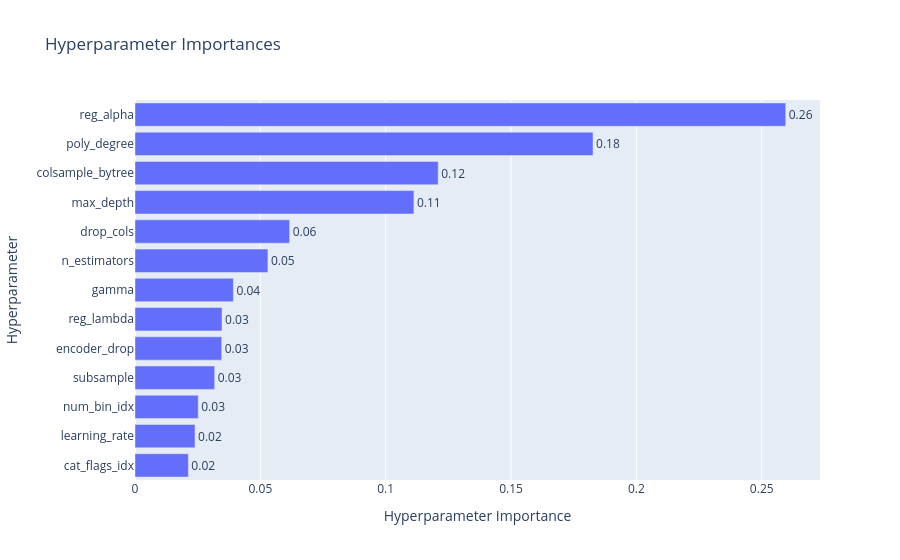

Source (notebook cell):
### Code cell
optuna.visualization.plot_param_importances(study_xgb)

### Figure 1 — Plotly figure (JSON) as saved in the notebook; plotly's stock layout.template omitted (floating-point values rounded to 4 significant figures)
{"data": [{"cliponaxis": false, "hovertemplate": ["cat_flags_idx (IntDistribution): 0.021285663900664234<extra></extra>", "learning_rate (FloatDistribution): 0.02394026337771721<extra></extra>", "num_bin_idx (IntDistribution): 0.02522465637144307<extra></extra>", "subsample (FloatDistribution): 0.03178260004458676<extra></extra>", "encoder_drop (CategoricalDistribution): 0.034589041655231134<extra></extra>", "reg_lambda (FloatDistribution): 0.03471750518978238<extra></extra>", "gamma (FloatDistribution): 0.03924899477214357<extra></extra>", "n_estimators (IntDistribution): 0.05302654650142718<extra></extra>", "drop_cols (CategoricalDistribution): 0.06168080367883056<extra></extra>", "max_depth (IntDistribution): 0.11125792031931935<extra></extra>", "colsample_bytree (FloatDistribution): 0.12095030006728277<extra></extra>", "poly_degree (IntDistribution): 0.1827125111148334<extra></extra>", "reg_alpha (FloatDistribution): 0.2595831930067382<extra></extra>"], "name": "Objective Value", "orientation": "h", "text": ["0.02", "0.02", "0.03", "0.03", "0.03", "0.03", "0.04", "0.05", "0.06", "0.11", "0.12", "0.18", "0.26"], "textposition": "outside", "type": "bar", "x": [0.02129, 0.02394, 0.02522, 0.03178, 0.03459, 0.03472, 0.03925, 0.05303, 0.06168, 0.1113, 0.121, 0.1827, 0.2596], "y": ["cat_flags_idx", "learning_rate", "num_bin_idx", "subsample", "encoder_drop", "reg_lambda", "gamma", "n_estimators", "drop_cols", "max_depth", "colsample_bytree", "poly_degree", "reg_alpha"]}], "layout": {"title": {"text": "Hyperparameter Importances"}, "xaxis": {"title": {"text": "Hyperparameter Importance"}}, "yaxis": {"title": {"text": "Hyperparameter"}}}}
